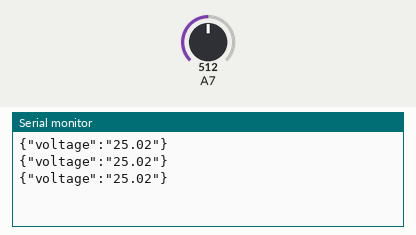
A sketch run on a simulated Arduino Nano, built with avr-gcc and run on an emulated ATmega328P. Shown: the last lines printed to the serial monitor. Inputs (shaded band) come from the test bench; at power-on: A7 = 512.

Above: at 1.3 s.
1.4 s: A7 set to 716
At 2.0 s:
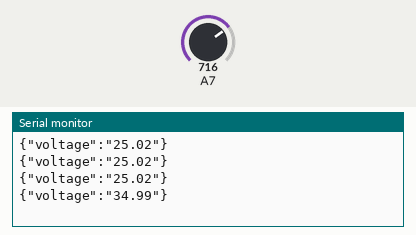
2.9 s: A7 set to 900
At 3.5 s:
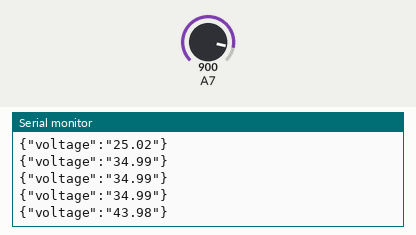
Timing chart, 0 to 5.9 s (numbered marks = the images above; inputs shaded):
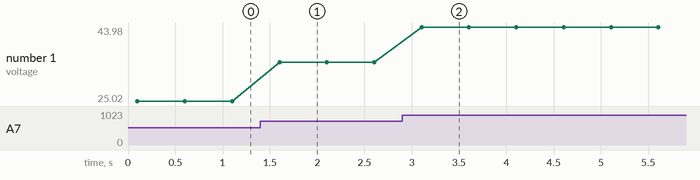

The sketch:

UPSka.ino
```cpp
int resetPin =  8;


void setup() {
  Serial.begin(9600);
  Serial.println("\n");

  //Resetator test

  pinMode(resetPin, OUTPUT);
  digitalWrite(resetPin, HIGH);
  delay(100);
  digitalWrite(resetPin, LOW);

}

void loop() {

  Serial.print("{");
    Serial.print("\"voltage\":\"");
        Serial.print(map(analogRead(A7),0,1023,0,5000)/100.0);
        //Serial.print(analogRead(A0));
    Serial.print("\"");
  Serial.print("}\n");

  delay(500);
}
```

Measured:
- after the input at 1.4 s, the serial monitor: prints a new line after 0.20 s (image 1)
- after the input at 2.9 s, the serial monitor: prints a new line after 0.20 s (image 2)
- plotted number 1: 25.02 → 34.99 after the input at 1.4 s, 34.99 → 43.98 after the input at 2.9 s
